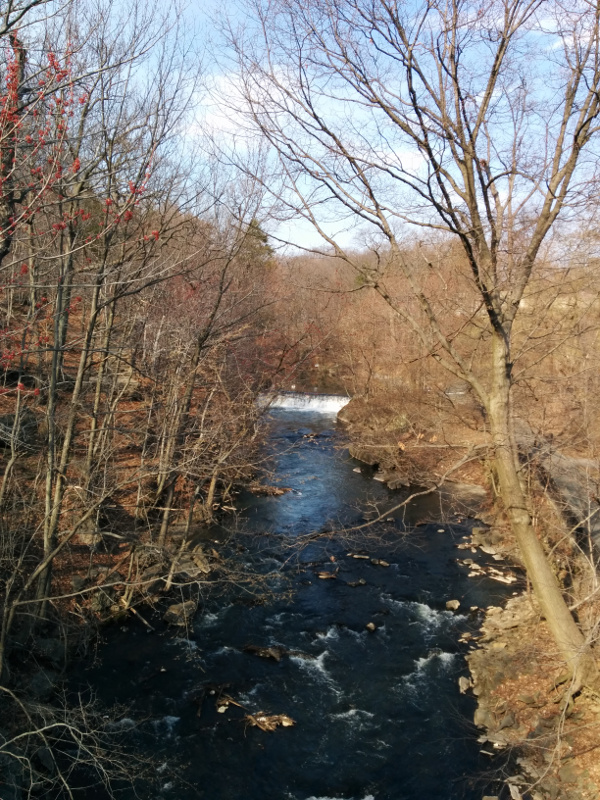
#> input picture ML_project8_1/dataset4/dataset/tree.jpg, 600 x 800 px
$ python main4_4.py
#> lines starting #> are read from the running program, lines starting #| are printed output that depends on the picture
# -*- coding: utf-8 -*-
import numpy as np
import matplotlib.pyplot as plt
from sklearn.cluster import KMeans
from sklearn.utils import shuffle
from PIL import Image

#First we read and flatten the image.
#导入图片，将数据转化为RGB的百分比
original_img = np.array(Image.open('dataset4/dataset/tree.jpg'),dtype=np.float64)/255
#查看原始图片三维(800,600,3)
print("图片维度形状：",original_img.shape)
#| 图片维度形状： (800, 600, 3)
plt.imshow(original_img)
plt.axis('off')
#获取图片数据的维度/形状(长、宽、像素)，图片扁平化（三维转换为二维）
original_dimensions = tuple(original_img.shape)
#> original_dimensions = (800, 600, 3)
width,height,depth = tuple(original_img.shape)
#> width = 800; height = 600; depth = 3
image_flattened = np.reshape(original_img,(width * height,depth))
print("图片扁平化后形状",image_flattened.shape)
#| 图片扁平化后形状 (480000, 3)

#打乱图片像素，随机选取18阳阳个颜色样本
image_array_sample = shuffle(image_flattened,random_state=0)[:1000]
#> image_array_sample = 1000 rows, first 8: [0.502, 0.412, 0.286], [0.725, 0.769, 0.839], [0.0431, 0.0941, 0.118], [0.741, 0.725, 0.682], [0.412, 0.294, 0.145], [0.302, 0.243, 0.153], [0.702, 0.557, 0.443], [0.345, 0.271, 0.216]
#聚类为64类，每个聚类都将成为压缩调色板中的一种颜色
estimator = KMeans(n_clusters=64,random_state=0)
estimator.fit(image_array_sample)

#为原图中每个像素预测其应该分配到哪个聚类中
cluster_assignments = estimator.predict(image_flattened)

#通过压缩调色盘和聚类分配结果创建压缩图片
compressed_palette=estimator.cluster_centers_#获取聚类中心，每行为RGB的值，64个聚类点
print("聚类中心：",compressed_palette)
compressed_img = np.zeros((width,height,compressed_palette.shape[1]))
label_idx=0
for i in range(width):
    for j in range(height):
        compressed_img[i][j] = compressed_palette[cluster_assignments[label_idx]]
        label_idx += 1
#> after the loop, label_idx = 480000
plt.figure()#创建新图形窗口
plt.subplot(121)
plt.title('Original Image',fontsize=24)
plt.imshow(original_img)
plt.axis('off')
plt.subplot(122)
plt.title('Compressed Image',fontsize=24)
plt.imshow(compressed_img)
plt.axis('off')
plt.show()
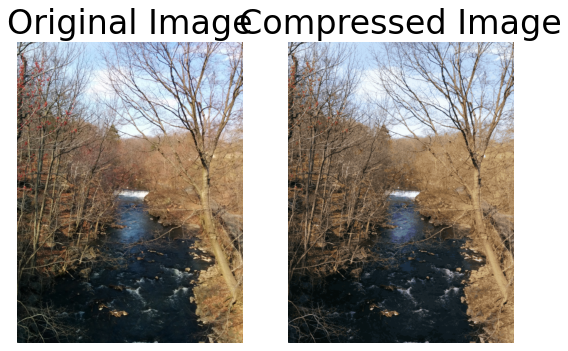
#> figure drawn by matplotlib, 2 panels
